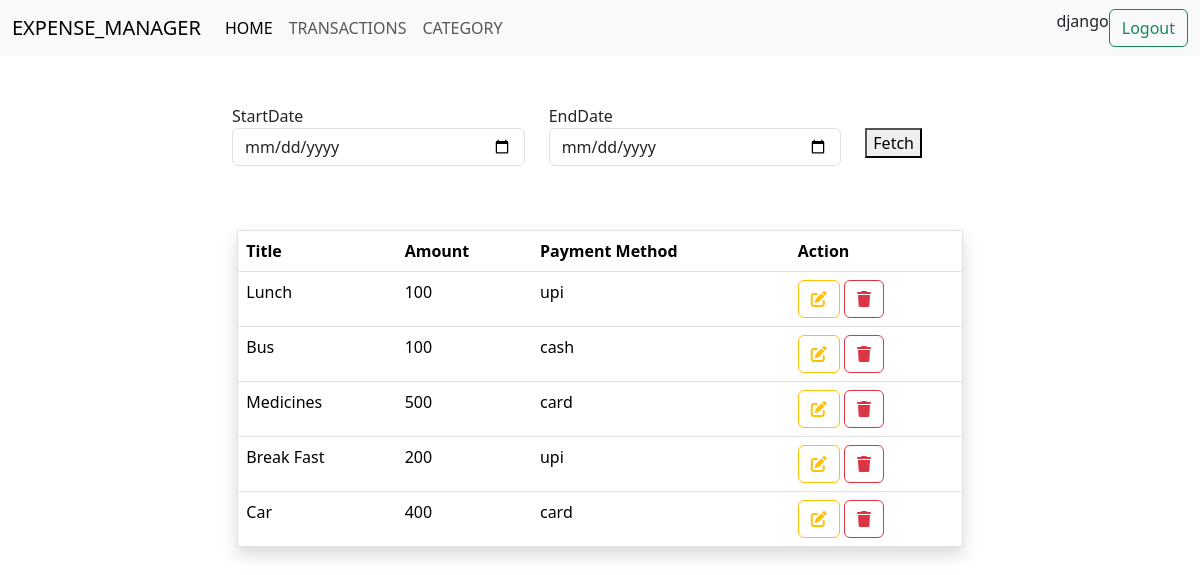
Page /transaction/summary/ (signed in) on the committed database.
### myapp/models.py (models this page shows, shortened)
class Transactions(models.Model):
    title=models.CharField(max_length=200)
    amount=models.PositiveIntegerField()
    category_object=models.ForeignKey(Category,on_delete=models.CASCADE)
    payment_options={
        ("cash","cash"),
        ("upi","upi"),
        ("card","card")
    }
    payment_method=models.CharField(max_length=200,choices=payment_options,default="cash")
    created_date=models.DateTimeField(auto_now_add=True)
    owner=models.ForeignKey(User,on_delete=models.CASCADE)

### myapp/views.py (the view)
# urls.py: path('transaction/summary/',views.TransactionSummaryView.as_view(),name="transaction_summary"),
class TransactionSummaryView(View):
    def get(self,request,*args,**kwargs):
        form_instance=TransactionFilterForm()
        cur_month=timezone.now().month
        cur_year=timezone.now().year
        if "start_date" in request.GET and "end_date" in request.GET:
            start_date=request.GET.get("start_date")
            end_date=request.GET.get("end_date")
            qs=Transactions.objects.filter(
                                            created_date__range=(start_date,end_date)
                                           )
        else:
            qs=Transactions.objects.filter(
                                        created_date__month=cur_month,
                                        created_date__year=cur_year)
        return render(request,"transaction_summary.html",{"transactions":qs,"form":form_instance})

### myapp/forms.py
class TransactionFilterForm(forms.Form):
    start_date=forms.DateField(widget=forms.DateInput(attrs={"type":"date","class":"form-control"}))
    end_date=forms.DateField(widget=forms.DateInput(attrs={"type":"date","class":"form-control"}))

### myapp/templates/transaction_summary.html
{% extends 'base.html'%}
{%block main_block%}
<div class="container">
    <div class="row">
         <div class="col-2"></div>
          <div class="col-8">
            <form action="">
                <div class="row my-5">
                     <div class="col-5">
                        <label for="">StartDate</label>
                         {{form.start_date}}
                        </div>
                         <div class="col-5">
                            <label for="">EndDate</label>
                            {{form.end_date}}
                        </div>
                         <div class="col-2">
                            <button type="submit" class="mt-4">Fetch</button>
                        </div>
                     </div>
                    </form>
                 </div>
                 <div class="col-2"></div>
                </div>
    <div class="row mt-2 p-2">
        <div class="col-2"></div>
        <div class="col-8">
            <table class="table border shadow">
                <tr>
                    <th>Title</th>
                    <th>Amount</th>
                    <th>Payment Method</th>
                    <th>Action</th>
                </tr>
                {%for t in transactions%}
                <tr>
                    <td>{{t.title}}</td>
                    <td>{{t.amount}}</td>
                    <td>{{t.payment_method}}</td>
                    <td>
                        <a href="{%url 'transaction-change' t.id%}" class="btn btn-outline-warning"><i class="fa-solid fa-pen-to-square"></i></a>
                        <a href="{%url 'transaction-remove' t.id%}" class="btn btn-outline-danger"><i class="fa-solid fa-trash"></i></a>
                    </td>
                </tr>
                {%endfor%}
            </table>
        </div>
        <div class="col-2"></div>
    </div>
</div>
{%endblock%}

### myapp/templates/base.html (shortened to what this page needs)
<!DOCTYPE html>
<html lang="en">
<head>
    <link href="https://cdn.jsdelivr.net/npm/bootstrap@5.3.3/dist/css/bootstrap.min.css" rel="stylesheet">
    <link rel="stylesheet" href="https://cdnjs.cloudflare.com/ajax/libs/font-awesome/6.6.0/css/all.min.css" />
</head>
<body>
    <nav class="navbar navbar-expand-lg navbar-light bg-light">
        <div class="container-fluid">
          <a class="navbar-brand" href="#">EXPENSE_MANAGER</a>
          <div class="collapse navbar-collapse" id="navbarSupportedContent">
            <ul class="navbar-nav me-auto mb-2 mb-lg-0">
              <li class="nav-item">
                <a class="nav-link active" aria-current="page" href="{%url 'summary' %}">HOME</a>
              </li>
              <li class="nav-item">
                <a class="nav-link" href="{%url 'transaction-add'%}">TRANSACTIONS</a>
              </li>
              <li class="nav-item">
                <a class="nav-link" href="{%url 'category-add'%}">CATEGORY</a>
              </li>
            </ul>
            <form class="d-flex" role="search">
              {{request.user}}
              <a href="{%url 'signout'%}"  class="btn btn-outline-success" >Logout</a>
            </form>
          </div>
        </div>
      </nav>
      {%block main_block%}
      {%endblock%}
</body>
</html>

### rows in the picture
Transactions: title "Lunch", amount "100", payment_method "upi"
Transactions: title "Bus", amount "100", payment_method "cash"
Transactions: title "Medicines", amount "500", payment_method "card"
Transactions: title "Break Fast", amount "200", payment_method "upi"
Transactions: title "Car", amount "400", payment_method "card"

### other values in the picture
{{ request.user }} "django"
